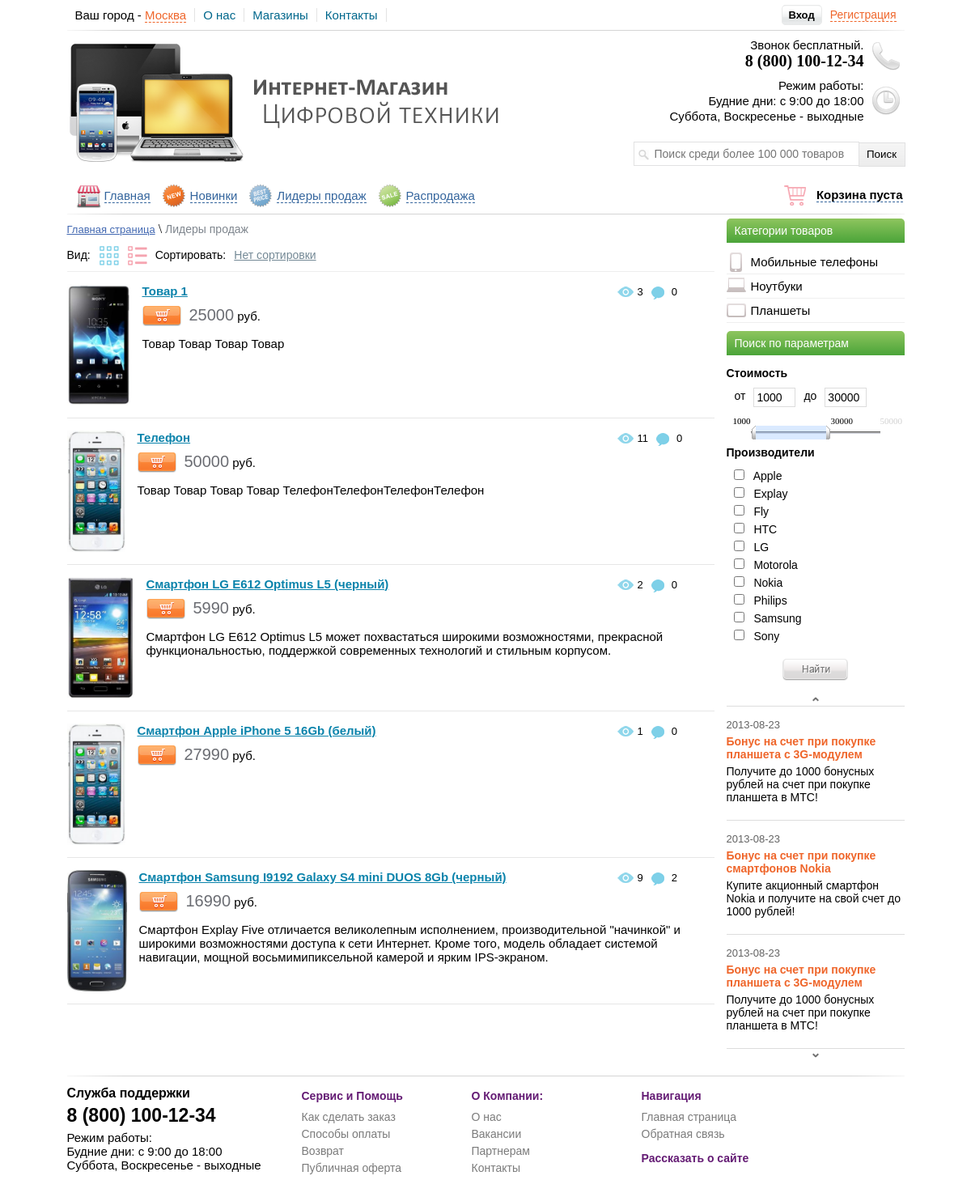
Page /view_aystopper.php?go=leaders on the committed database.
### tables this page shows
CREATE TABLE `category` (
  `id` int(11) NOT NULL,
  `type` varchar(20) NOT NULL,
  `brand` varchar(50) NOT NULL
);

CREATE TABLE `news` (
  `id` int(11) NOT NULL,
  `title` varchar(255) NOT NULL,
  `text` text NOT NULL,
  `date` date NOT NULL
);

CREATE TABLE `table_products` (
  `products_id` int(11) NOT NULL,
  `title` varchar(255) NOT NULL,
  `price` int(11) NOT NULL,
  `brand` varchar(255) NOT NULL,
  `seo_words` text NOT NULL,
  `seo_description` text NOT NULL,
  `mini_description` text NOT NULL,
  `image` varchar(255) NOT NULL,
  `description` text NOT NULL,
  `mini_features` text NOT NULL,
  `features` text NOT NULL,
  `datetime` datetime NOT NULL,
  `new` int(11) NOT NULL DEFAULT '0',
  `leader` int(11) NOT NULL DEFAULT '0',
  `sale` int(11) NOT NULL DEFAULT '0',
  `visible` int(11) NOT NULL DEFAULT '0',
  `count` int(11) NOT NULL DEFAULT '0',
  `type_tovara` varchar(255) NOT NULL,
  `brand_id` int(11) NOT NULL,
  `yes_like` int(11) NOT NULL DEFAULT '1'
);

### functions/functions.php (called while the page is built, shortened)
<?php
    function clear_string($cl_str)
    {
        $cl_str = strip_tags($cl_str);
        $cl_str = mysql_real_escape_string($cl_str);
        $cl_str = trim($cl_str);
        return $cl_str;
    }
?>

### view_aystopper.php (the view, shortened to what this page needs)
<?php
    include("include/db_connect.php");
    include("functions/functions.php");
    $go = clear_string($_GET["go"]);
    switch ($go)
    {
        case "leaders":
        $query_aystopper = " WHERE visible = '1' AND leader = '1'";
        $name_aystopper = "Лидеры продаж";
        break;
    }
    $sorting = $_GET["sort"];
    switch ($sorting)
    {
        default:
        $sorting = 'products_id DESC';
        $sort_name = 'Нет сортировки';
        break;
    }
?>
<!DOCTYPE html PUBLIC "-//W3C//DTD XHTML 1.0 Transitional//EN" "http://www.w3.org/TR/xhtml1/DTD/xhtml1-transitional.dtd">
<html xmlns="http://www.w3.org/1999/xhtml" xml:lang="en" lang="en">
<head>
    <link href="css/reset.css" rel="stylesheet" type="text/css" />
    <link href="css/style.css" rel="stylesheet" type="text/css" />
    <link href="trackbar/trackbar.css" rel="stylesheet" type="text/css" />
</head>
<body>
    <div id="block-body">
        <?php
        include("include/block-header.php");
        ?>
        <div id="block-right">
            <?php
                include("include/block-category.php");
                include("include/block-parameter.php");
                include("include/block-news.php");
            ?>
        </div>
        <div id="block-content">
                <?php
                    if ($query_aystopper != "")
                    {
                    $num = 6;
                    $page = (int)$_GET["page"];
                    $count = mysql_query("SELECT COUNT(*) FROM table_products $query_aystopper", $link);
                    $temp = mysql_fetch_array($count);
                    if ($temp[0] > 0)
                    {
                    $page = intval($page);
                    if (empty($page) or $page < 0) $page = 1;
                    $start = $page * $num - $num;
                    $qury_start_num = " LIMIT $start, $num";
                    }
                    if ($temp[0] > 0)
                    {
                        echo '
                            <div id="block-sorting">
                                <p id="nav-breadcrumbs"><a href="index.php">Главная страница</a> \ <span>'.$name_aystopper.'</span></p>
                                <ul id="options-list">
                                    <li>Вид: </li>
                                    <li><img id="style-grid" src="images/icon-grid.png" /></li>
                                    <li><img id="style-list" src="images/icon-list.png" /></li>
                                    <li>Сортировать:</li>
                                    <li><a id="select-sort">'.$sort_name.'</a>
                                        <ul id="sorting-list">
                                            <li><a href="view_aystopper.php?go='.$go.'&sort=price-asc">От дешевых к дорогим</a></li>
                                            <li><a href="view_aystopper.php?go=<'.$go.'&sort=price-desc">От дорогих к дешевым</a></li>
                                            <li><a href="view_aystopper.php?go='.$go.'&sort=popular">Популярное</a></li>
                                            <li><a href="view_aystopper.php?go='.$go.'&sort=news">Новинки</a></li>
                                            <li><a href="view_aystopper.php?go='.$go.'&sort=brand">От А до Я</a></li>
                                        </ul>
                                    </li>
                                </ul>
                            </div>
                            <ul id="block-tovar-grid">
                        ';
                    $result = mysql_query("SELECT * FROM table_products $query_aystopper ORDER BY $sorting $qury_start_num", $link);
                    if (mysql_num_rows($result) > 0)
                    {
                        $row = mysql_fetch_array($result);
                        do
                        {
                            if ($row["image"] != "" && file_exists("./uploads_images/".$row["image"]))
                            {
                                $img_path = './uploads_images/'.$row["image"];
                                $max_width = 200;
                                $max_height = 200;
                                list($width, $height) = getimagesize($img_path);
                                $ratioh = $max_height/$height;
                                $ratiow = $max_width/$width;
                                $ratio = min($ratioh, $ratiow);
                                $width = intval($ratio*$width);
                                $height = intval($ratio*$height);
                            } else
                            {
                                $img_path = '/images/no-image.png';
                                $width = 100;
                                $height = 200;
                            }
                        }
                        while ($row = mysql_fetch_array($result));
                    }
                ?>
            </ul>
            <ul id="block-tovar-list">
                <?php
                    $result = mysql_query("SELECT * FROM table_products $query_aystopper ORDER BY $sorting $qury_start_num", $link);
                    if (mysql_num_rows($result) > 0)
                    {
                        $row = mysql_fetch_array($result);
                        do
                        {
                            if ($row["image"] != "" && file_exists("./uploads_images/".$row["image"]))
                            {
                                $img_path = './uploads_images/'.$row["image"];
                                $max_width = 150;
                                $max_height = 150;
                                list($width, $height) = getimagesize($img_path);
                                $ratioh = $max_height/$height;
                                $ratiow = $max_width/$width;
                                $ratio = min($ratioh, $ratiow);
                                $width = intval($ratio*$width);
                                $height = intval($ratio*$height);
                            } else
                            {
                                $img_path = '/images/noimages80x70.png';
                                $width = 80;
                                $height = 70;
                            }
                            $query_reviews = mysql_query("SELECT * FROM table_reviews WHERE products_id = '{$row["products_id"]}' AND moderat='1'",$link);
                            $count_reviews = mysql_num_rows($query_reviews);
                            echo '
                                <li>
                                    <div class="block-images-list">
                                        <img src="'.$img_path.'" width="'.$width.'" height="'.$height.'" />
                                    </div>
                                    <ul class="reviews-and-counts-list">
                                        <li><img src="/images/eye-icon.png" /><p>'.$row["count"].'</p></li>
                                        <li><img src="/images/comment-icon.png" /><p>'.$count_reviews.'</p></li>
                                    </ul>
                                    <p class="style-title-list"><a href="view_content.php?id='.$row["products_id"].'">'.$row["title"].'</a></p>
                                    <a class="add-cart-style-list"></a>
                                    <p class="style-price-list"><strong>'.$row["price"].'</strong> руб.</p>
                                    <div class="style-text-list">
                                        '.$row["mini_description"].'
                                    </div>
                                </li>
                            ';
                        }
                        while ($row = mysql_fetch_array($result));
                    }
                    echo '</ul>';
                    } else
                    {
                        echo '<p>Товаров нет!</p>';
                    }
                    } else
                    {
                        echo '<p>Данная категория не найдена!</p>';
                    }
                ?>
        </div>
        <?php
            include("include/block-footer.php");
        ?>
    </div>
</body>
</html>

### include/block-parameter.php (shortened to what this page needs)
<div id="block-parameter">
    <p class="header-title">Поиск по параметрам</p>
    <p class="title-filter">Стоимость</p>
    <form method="GET" action="search_filter.php">
        <div id="block-input-price">
            <ul>
                <li><p>от</p></li>
                <li><input type="text" id="start-price" name="start_price" value="1000" /></li>
                <li><p>до</p></li>
                <li><input type="text" id="end-price" name="end_price" value="30000" /></li>
            </ul>
        </div>
        <div id="blocktrackbar"></div>
         <p class="title-filter">Производители</p>
         <ul class="checkbox-brand">
             <?php
                $result = mysql_query("SELECT * FROM category WHERE type = 'mobile'", $link);
                if (mysql_num_rows($result) > 0)
                {
                    $row = mysql_fetch_array($result);
                    do
                    {
                        $checked_brand = "";
                        echo '
                            <li>
                                <input '.$checked_brand.' type="checkbox" name="brand[]" value="'.$row["id"].'" id="checkbrend'.$row["id"].'" />
                                <label for="checkbrend'.$row["id"].'">
                                    '.$row["brand"].'
                                </label>
                            </li>
                        ';
                    }
                    while ($row = mysql_fetch_array($result));
                }
             ?>
         </ul>
         <center><input type="submit" name="submit" id="button-param-search" value="" /></center>
    </form>
</div>

### include/block-news.php (shortened to what this page needs)
<div id="block-news">
    <center><img id="news-prev" src="images/img-prev.png" /></center>
    <div id="newsticker">
        <ul>
            <?php
                $result = mysql_query("SELECT * FROM news ORDER BY id DESC", $link);
                if (mysql_num_rows($result) > 0)
                {
                $row = mysql_fetch_array($result);
                do
                {
                  echo '
                    <li>
                        <span>'.$row["date"].'</span>
                        <a href="">'.$row["title"].'</a>
                        <p>'.$row["text"].'</p>
                    </li>
                  ';
                }
                while ($row = mysql_fetch_array($result));
                }
            ?>
        </ul>
    </div>
    <center><img id="news-next" src="images/img-next.png" /></center>
</div>

### css/style.css (style rules this page uses)
#block-body { width: 1035px; height: auto; margin: 0 auto; }
#block-right { width: 220px; height: auto; float: right; }
#block-content { width: 800px; height: auto; }
.header-title { width: 210px; font: 14px sans-serif; margin-top: 0px; padding-left: 10px; padding-top: 7px; padding-bottom: 7px; color: white; background: url(/images/grd-title.png); border-radius: 5px 5px 0 0; -webkit-border-radius: 5px 5px 0 0; -moz-border-radius: 5px 5px 0 0; }
#block-parameter { width: 220px; margin-top: 10px; height: auto; }
.title-filter { font: bold 14px sans-serif; margin-top: 0px; margin-bottom: 10px; }
#block-input-price li { float: left; margin-left: 10px; }
#block-input-price input { width: 45px; height: 20px; font: 14px sans-serif; border: 1px solid #DCDCDC; padding-left: 3px; }
#block-input-price p { font: 14px sans-serif; float: left; margin-top: 0px; padding-top: 2px; }
#blocktrackbar { width: 220px; height: 35px; margin-top: 20px; padding-top: 5px; clear: both; }
.checkbox-brand li { font: 14px sans-serif; margin-left: 5px; margin-top: 3px; }
.checkbox-brand input { margin-right: 8px; }
#button-param-search { width: 81px; height: 27px; background: url(/images/button-search-norm.png); margin-top: 20px; border: none; cursor: pointer; }
#block-news { width: 220px; height: auto; margin-top: 15px; margin-bottom: 15px; }
#newsticker { width: 220px; border-top: 1px solid #DDDDDD; }
#newsticker p { font: 14px sans-serif; margin-top: 5px; margin-bottom: 5px; }
#newsticker li { border-bottom: 1px solid #DDDDDD; padding-top: 15px; padding-bottom: 15px; }
#newsticker a { color: #EF662B; font: bold 14px sans-serif; text-decoration: none; }
#newsticker span { font: 13px sans-serif; padding-bottom: 5px; color: #636363; display: block; }
#news-prev { margin-top: 5px; margin-bottom: 5px; cursor: pointer; }
#news-next { margin-top: 5px; margin-bottom: 5px; cursor: pointer; }
#nav-breadcrumbs { margin-top: 5px; }
#nav-breadcrumbs a { font: 13px sans-serif; color: #4268B1; }
#nav-breadcrumbs span { color: #7F868E; font: 14px sans-serif; }
#block-sorting { height: 60px; border-bottom: 1px solid #EEEEEE; }
#options-list > li { float: left; margin-left: 10px; font: 14px sans-serif; }
#options-list img { margin-top: -4px; cursor: pointer; }
#options-list { margin-left: -10px; }
#select-sort { color: #748996; text-decoration: underline; cursor: pointer; }
.block-images-list { float: left; margin-right: 15px; min-height: 160px; height: auto; }
#block-tovar-list { display: none; }
#block-tovar-list > li { border-bottom: 1px solid #E6E6E6; min-height: 160px; height: auto; margin-top: 15px; padding-bottom: 5px; }
.reviews-and-counts-list { position: absolute; margin-left: 670px; }
.reviews-and-counts-list > li { float: left; margin-left: 10px; margin-top: 3px; }
.reviews-and-counts-list > li > p { margin-left: 25px; margin-top: -1px; font: 13px sans-serif; }
.reviews-and-counts-list > li > img { position: absolute; }
.style-title-list { margin-top: 0; margin-bottom: 0; }
.style-title-list a { font: bold 15px sans-serif; color: #0A83AB; text-decoration: underline; }
.add-cart-style-list { width: 48px; height: 25px; display: block; cursor: pointer; float: left; margin-top: 10px; margin-right: 10px; background: url(/images/add-cart-norm.png); }
.style-price-list { font: 15px sans-serif; margin-top: 10px; }
.style-price-list > strong { font: 20px sans-serif; color: #6B6D73; }
.style-text-list { font: 15px sans-serif; margin: 0; }

### rows in the picture
category: brand "Apple"
category: brand "Explay"
category: brand "Fly"
category: brand "HTC"
category: brand "LG"
category: brand "Motorola"
category: brand "Nokia"
category: brand "Philips"
category: brand "Samsung"
category: brand "Sony"
news: date "2013-08-23", title "Бонус на счет при покупке планшета с 3G-модулем", text "Получите до 1000 бонусных рублей на счет при покупке планшета в МТС!"
news: date "2013-08-23", title "Бонус на счет при покупке смартфонов Nokia", text "Купите акционный смартфон Nokia и получите на свой счет до 1000 рублей!"
table_products: image (picture), count "3", count_reviews "0", title "Товар 1", price "25000", mini_description "Товар Товар Товар Товар"
table_products: image (picture), count "11", count_reviews "0", title "Телефон", price "50000", mini_description "Товар Товар Товар Товар ТелефонТелефонТелефонТелефон"
table_products: image (picture), count "2", count_reviews "0", title "Смартфон LG E612 Optimus L5 (черный)", price "5990", mini_description "Смартфон LG E612 Optimus L5 может похвастаться широкими возможностями, прекрасной функциональностью, поддержкой современных технологий и стильным корпусом."
table_products: image (picture), count "1", count_reviews "0", title "Смартфон Apple iPhone 5 16Gb (белый)", price "27990"
table_products: image (picture), count "9", count_reviews "2", title "Смартфон Samsung I9192 Galaxy S4 mini DUOS 8Gb (черный)", price "16990", mini_description "Смартфон Explay Five отличается великолепным исполнением, производительной \"начинкой\" и широкими возможностями доступа к сети Интернет. Кроме того, модель обладает системой навигации, мощной восьмимипиксельной камерой и ярким IPS-экраном."

### other values in the picture
$name_aystopper "Лидеры продаж"
$sort_name "Нет сортировки"
